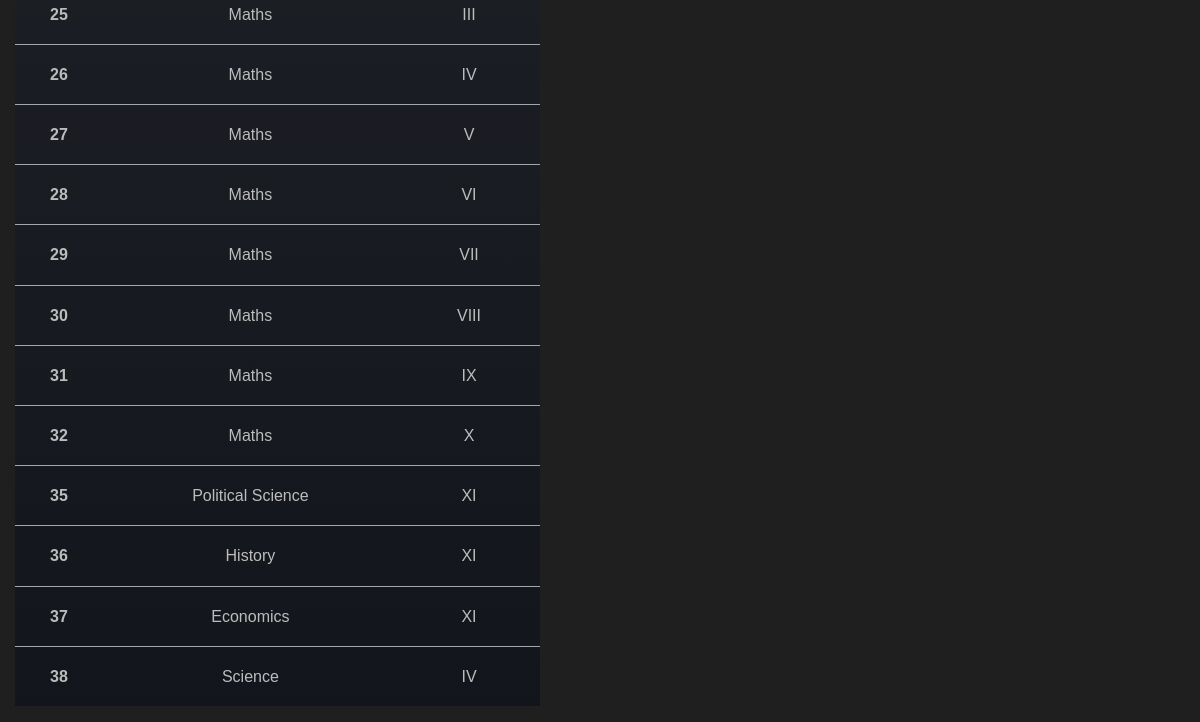
The page /add-subject (signed in, lower part) on the database as committed earlier.
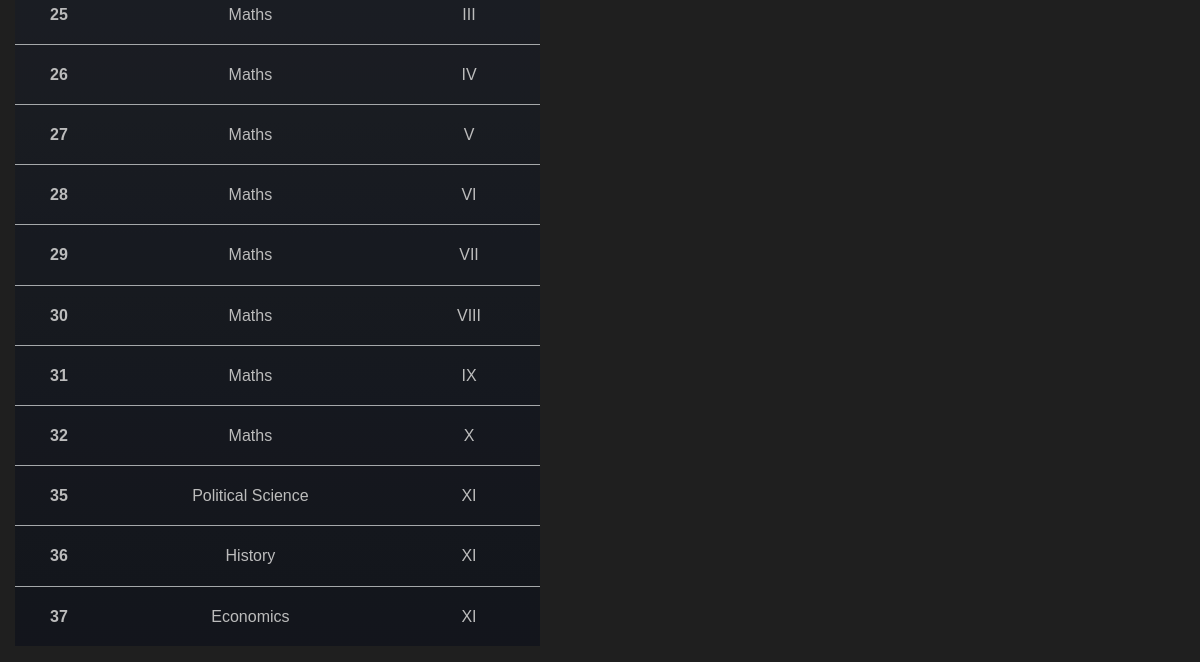
The same page on the database as committed later.
### lead/models.py (models this page shows, shortened)
class subject_and_grade(models.Model):
    subject = models.ForeignKey(subject_master, on_delete=models.DO_NOTHING)
    grade = models.ForeignKey(grade_master, on_delete=models.DO_NOTHING)

class subject_master(models.Model):
    subject_name = models.CharField(max_length=65)
    def __str__(self):
        return f'{self.subject_name}'

class grade_master(models.Model):
    grade_name = models.CharField(max_length=4)
    def __str__(self):
        return self.grade_name

### lead/views.py (the view, shortened to what this page needs)
# urls.py: path('add-subject', views.subject_create, name='add-subject'),
@login_required
def subject_create(request):
    gd = grade_master.objects.all()
    subjects = subject_and_grade.objects.all()
    context = {
        'grade': gd,
        'subjects': subjects
    }
    return render(request, 'lead/subject-form.html', context)

### lead/templates/lead/subject-form.html (shortened to what this page needs)
{% extends "lead/home.html" %} {% block content %}
<section>
    <div class="container row">
        <div class="table-responsive col-md-6 order-1 order-md-2">
            <table class="table">
                <tbody class="text-white  bg-gradient-primary text-center">
                    {% for sub in subjects%}
                    <tr class="text-center">
                        <th scope="row">{{sub.id}}</th>
                        <td>{{sub.subject}}</td>
                        <td>{{sub.grade}}</td>
                    </tr>
                    {% endfor %}
                </tbody>
            </table>
        </div>
    </div>
</section>
{% endblock content %}

Rows that differ between the two databases and show on the page:
removed subject_and_grade: id "38", subject "Science", grade "IV"
